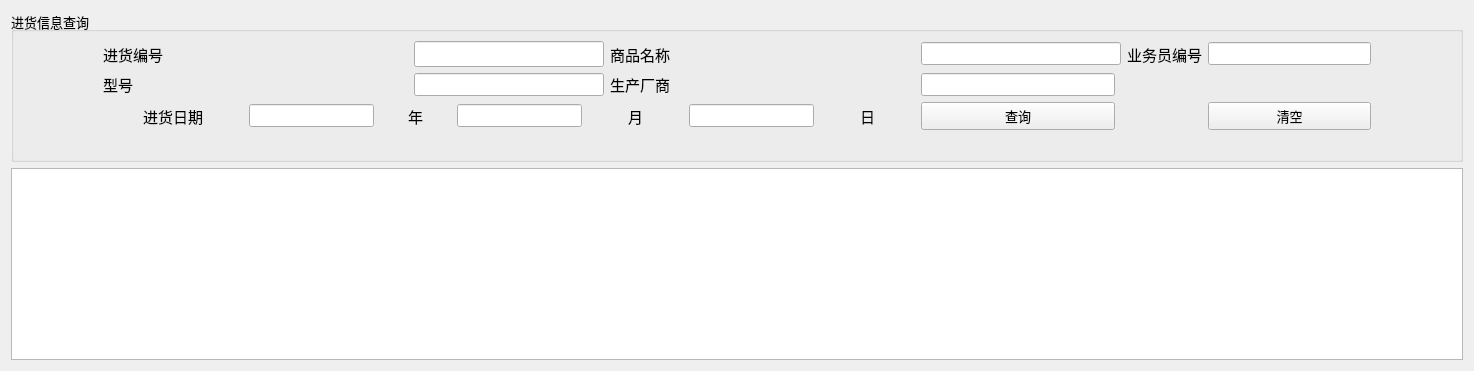
         <widget class="QWidget" name="tab_9">
          <attribute name="title">
           <string>进货表</string>
          </attribute>
          <layout class="QGridLayout" name="gridLayout_16">
           <item row="0" column="0">
            <widget class="QGroupBox" name="groupBox_5">
             <property name="font">
              <font>
               <pointsize>10</pointsize>
              </font>
             </property>
             <property name="title">
              <string>进货信息查询</string>
             </property>
             <layout class="QGridLayout" name="gridLayout_15">
              <item row="1" column="10">
               <spacer name="horizontalSpacer_59">
                <property name="orientation">
                 <enum>Qt::Horizontal</enum>
                </property>
                <property name="sizeHint" stdset="0">
                 <size>
                  <width>40</width>
                  <height>20</height>
                 </size>
                </property>
               </spacer>
              </item>
              <item row="1" column="3">
               <widget class="QLineEdit" name="let_jhbxh">
                <property name="minimumSize">
                 <size>
                  <width>190</width>
                  <height>0</height>
                 </size>
                </property>
                <property name="maximumSize">
                 <size>
                  <width>190</width>
                  <height>16777215</height>
                 </size>
                </property>
               </widget>
              </item>
              <item row="0" column="3">
               <widget class="QLineEdit" name="let_jhbbh">
                <property name="minimumSize">
                 <size>
                  <width>190</width>
                  <height>0</height>
                 </size>
                </property>
                <property name="maximumSize">
                 <size>
                  <width>190</width>
                  <height>16777215</height>
                 </size>
                </property>
                <property name="font">
                 <font>
                  <pointsize>11</pointsize>
                 </font>
                </property>
               </widget>
              </item>
              <item row="5" column="0">
               <spacer name="horizontalSpacer_54">
                <property name="orientation">
                 <enum>Qt::Horizontal</enum>
                </property>
                <property name="sizeHint" stdset="0">
                 <size>
                  <width>40</width>
                  <height>20</height>
                 </size>
                </property>
               </spacer>
              </item>
              <item row="0" column="1">
               <spacer name="horizontalSpacer_55">
                <property name="orientation">
                 <enum>Qt::Horizontal</enum>
                </property>
                <property name="sizeHint" stdset="0">
                 <size>
                  <width>40</width>
                  <height>20</height>
                 </size>
                </property>
               </spacer>
              </item>
              <item row="0" column="4">
               <widget class="QLabel" name="label_62">
                <property name="font">
                 <font>
                  <pointsize>11</pointsize>
                 </font>
                </property>
                <property name="text">
                 <string>商品名称</string>
                </property>
               </widget>
              </item>
              <item row="1" column="2">
               <widget class="QLabel" name="label_58">
                <property name="font">
                 <font>
                  <pointsize>11</pointsize>
                 </font>
                </property>
                <property name="text">
                 <string>型号</string>
                </property>
               </widget>
              </item>
              <item row="1" column="0">
               <spacer name="horizontalSpacer_87">
                <property name="orientation">
                 <enum>Qt::Horizontal</enum>
                </property>
                <property name="sizeHint" stdset="0">
                 <size>
                  <width>40</width>
                  <height>20</height>
                 </size>
                </property>
               </spacer>
              </item>
              <item row="1" column="9">
               <spacer name="horizontalSpacer_89">
                <property name="orientation">
                 <enum>Qt::Horizontal</enum>
                </property>
                <property name="sizeHint" stdset="0">
                 <size>
                  <width>40</width>
                  <height>20</height>
                 </size>
                </property>
               </spacer>
              </item>
              <item row="0" column="10">
               <spacer name="horizontalSpacer_52">
                <property name="orientation">
                 <enum>Qt::Horizontal</enum>
                </property>
                <property name="sizeHint" stdset="0">
                 <size>
                  <width>40</width>
                  <height>20</height>
                 </size>
                </property>
               </spacer>
              </item>
              <item row="0" column="2">
               <widget class="QLabel" name="label_60">
                <property name="font">
                 <font>
                  <pointsize>11</pointsize>
                  <bold>false</bold>
                 </font>
                </property>
                <property name="text">
                 <string>进货编号</string>
                </property>
               </widget>
              </item>
              <item row="0" column="5" colspan="2">
               <widget class="QLineEdit" name="let_jhbmc">
                <property name="minimumSize">
                 <size>
                  <width>200</width>
                  <height>0</height>
                 </size>
                </property>
               </widget>
              </item>
              <item row="1" column="1">
               <spacer name="horizontalSpacer_53">
                <property name="orientation">
                 <enum>Qt::Horizontal</enum>
                </property>
                <property name="sizeHint" stdset="0">
                 <size>
                  <width>40</width>
                  <height>20</height>
                 </size>
                </property>
               </spacer>
              </item>
              <item row="2" column="2" colspan="3">
               <layout class="QHBoxLayout" name="horizontalLayout_7">
                <item>
                 <spacer name="horizontalSpacer_66">
                  <property name="orientation">
                   <enum>Qt::Horizontal</enum>
                  </property>
                  <property name="sizeHint" stdset="0">
                   <size>
                    <width>40</width>
                    <height>20</height>
                   </size>
                  </property>
                 </spacer>
                </item>
                <item>
                 <widget class="QLabel" name="label_65">
                  <property name="font">
                   <font>
                    <pointsize>11</pointsize>
                   </font>
                  </property>
                  <property name="text">
                   <string>进货日期</string>
                  </property>
                 </widget>
                </item>
                <item>
                 <spacer name="horizontalSpacer_67">
                  <property name="orientation">
                   <enum>Qt::Horizontal</enum>
                  </property>
                  <property name="sizeHint" stdset="0">
                   <size>
                    <width>40</width>
                    <height>20</height>
                   </size>
                  </property>
                 </spacer>
                </item>
                <item>
                 <widget class="QLineEdit" name="let_jhbyear"/>
                </item>
                <item>
                 <spacer name="horizontalSpacer_68">
                  <property name="orientation">
                   <enum>Qt::Horizontal</enum>
                  </property>
                  <property name="sizeHint" stdset="0">
                   <size>
                    <width>28</width>
                    <height>26</height>
                   </size>
                  </property>
                 </spacer>
                </item>
                <item>
                 <widget class="QLabel" name="label_66">
                  <property name="font">
                   <font>
                    <pointsize>11</pointsize>
                   </font>
                  </property>
                  <property name="text">
                   <string>年</string>
                  </property>
                 </widget>
                </item>
                <item>
                 <spacer name="horizontalSpacer_69">
                  <property name="orientation">
                   <enum>Qt::Horizontal</enum>
                  </property>
                  <property name="sizeHint" stdset="0">
                   <size>
                    <width>28</width>
                    <height>26</height>
                   </size>
                  </property>
                 </spacer>
                </item>
                <item alignment="Qt::AlignHCenter">
                 <widget class="QLineEdit" name="let_jhbmoon"/>
                </item>
                <item>
                 <spacer name="horizontalSpacer_70">
                  <property name="orientation">
                   <enum>Qt::Horizontal</enum>
                  </property>
                  <property name="sizeHint" stdset="0">
                   <size>
                    <width>40</width>
                    <height>20</height>
                   </size>
                  </property>
                 </spacer>
                </item>
                <item>
                 <widget class="QLabel" name="label_67">
                  <property name="font">
                   <font>
                    <pointsize>11</pointsize>
                   </font>
                  </property>
                  <property name="text">
                   <string>月</string>
                  </property>
                 </widget>
                </item>
                <item>
                 <spacer name="horizontalSpacer_71">
                  <property name="orientation">
                   <enum>Qt::Horizontal</enum>
                  </property>
                  <property name="sizeHint" stdset="0">
                   <size>
                    <width>40</width>
                    <height>20</height>
                   </size>
                  </property>
                 </spacer>
                </item>
                <item>
                 <widget class="QLineEdit" name="let_jhbday"/>
                </item>
                <item>
                 <spacer name="horizontalSpacer_72">
                  <property name="orientation">
                   <enum>Qt::Horizontal</enum>
                  </property>
                  <property name="sizeHint" stdset="0">
                   <size>
                    <width>40</width>
                    <height>20</height>
                   </size>
                  </property>
                 </spacer>
                </item>
                <item>
                 <widget class="QLabel" name="label_68">
                  <property name="font">
                   <font>
                    <pointsize>11</pointsize>
                   </font>
                  </property>
                  <property name="text">
                   <string>日</string>
                  </property>
                 </widget>
                </item>
                <item>
                 <spacer name="horizontalSpacer_73">
                  <property name="orientation">
                   <enum>Qt::Horizontal</enum>
                  </property>
                  <property name="sizeHint" stdset="0">
                   <size>
                    <width>40</width>
                    <height>20</height>
                   </size>
                  </property>
                 </spacer>
                </item>
               </layout>
              </item>
              <item row="0" column="7">
               <widget class="QLabel" name="label_64">
                <property name="font">
                 <font>
                  <pointsize>11</pointsize>
                 </font>
                </property>
                <property name="text">
                 <string>业务员编号</string>
                </property>
               </widget>
              </item>
              <item row="0" column="8">
               <widget class="QLineEdit" name="let_jhbywybh">
                <property name="minimumSize">
                 <size>
                  <width>163</width>
                  <height>0</height>
                 </size>
                </property>
               </widget>
              </item>
              <item row="1" column="4">
               <widget class="QLabel" name="label_59">
                <property name="font">
                 <font>
                  <pointsize>11</pointsize>
                 </font>
                </property>
                <property name="text">
                 <string>生产厂商</string>
                </property>
               </widget>
              </item>
              <item row="1" column="5">
               <widget class="QLineEdit" name="let_jhbsccs"/>
              </item>
              <item row="2" column="5">
               <widget class="QPushButton" name="btn_jhbcx">
                <property name="font">
                 <font>
                  <pointsize>10</pointsize>
                 </font>
                </property>
                <property name="text">
                 <string>查询</string>
                </property>
               </widget>
              </item>
              <item row="2" column="8">
               <widget class="QPushButton" name="btn_jhbclear">
                <property name="maximumSize">
                 <size>
                  <width>165</width>
                  <height>16777215</height>
                 </size>
                </property>
                <property name="font">
                 <font>
                  <pointsize>10</pointsize>
                 </font>
                </property>
                <property name="text">
                 <string>清空</string>
                </property>
               </widget>
              </item>
             </layout>
            </widget>
           </item>
           <item row="1" column="0">
            <widget class="QTableWidget" name="tw_jhb">
             <property name="font">
              <font>
               <pointsize>10</pointsize>
              </font>
             </property>
             <property name="layoutDirection">
              <enum>Qt::LeftToRight</enum>
             </property>
             <property name="autoFillBackground">
              <bool>false</bool>
             </property>
             <property name="alternatingRowColors">
              <bool>true</bool>
             </property>
            </widget>
           </item>
          </layout>
         </widget>
